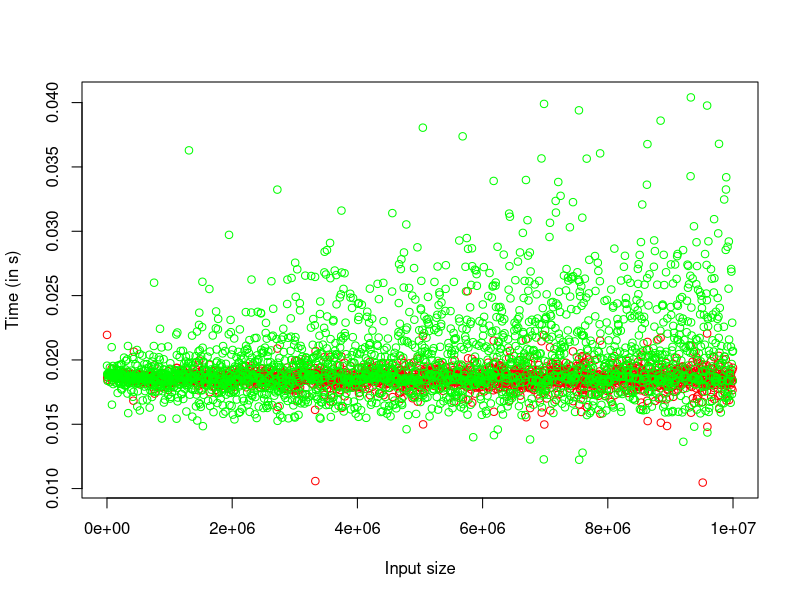

Reproduce this figure in R.
# Read CSV files
eager <- read.csv(file="goldbach-eager.csv", header=FALSE)
lazy <- read.csv(file="goldbach-lazy.csv", header=FALSE)

totals <- c(eager$V2, lazy$V2)
min <- min(totals)
max <- max(totals)

pdf("benchmarks.pdf")
plot(eager, type="n", xlab="Input size", ylab="Time (in s)", ylim=c(min, max))
points(eager, col="red")
points(lazy, col="green")
